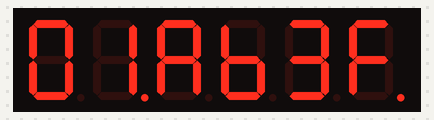
A sketch run on a simulated Arduino Uno, built with avr-gcc and run on an emulated ATmega328P. Parts: 6-digit seven-segment display.

Above: at 1.2 s.
At 11.6 s:
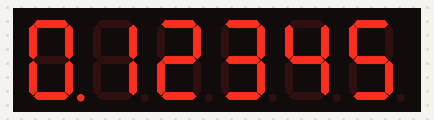
At 15.7 s:
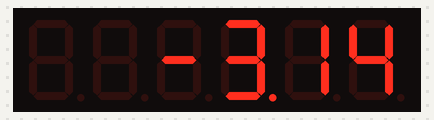
At 30.9 s:
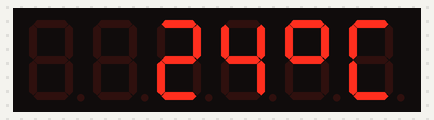
At 34.73 s:
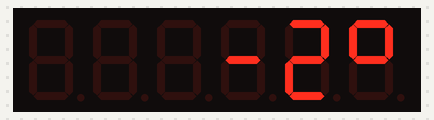
At 38.8 s:
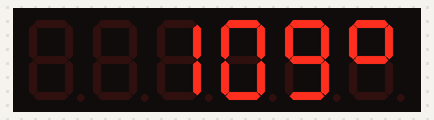

Measured:
- what the display in image 1 shows lasts 2.0 s, from 11.5 s to 13.5 s
- what the display in image 5 shows lasts 1.1 s, from 38.7 s to 39.8 s

The sketch:

Six_7seg_TM1637.ino
```cpp
/*
  Six 7seg display with TM1637 driver chip

  - VDD supply is 3.3V - 5V.

  - Segments and dot:

         A
        ---
    F  |   |  B
        -G-
    E  |   |  C
        --- .
         D    DP
*/
#include <TM1637TinyDisplay6.h> // TM1637TinyDisplay library by Jason Cox

const byte CLK_PIN = 2;
const byte DIO_PIN = 3;

// Create display object of type TM1637TinyDisplay6
TM1637TinyDisplay6 display(CLK_PIN, DIO_PIN);

// Display array
uint8_t displayData[] = {0xff, 0xff, 0xff, 0xff, 0xff, 0xff};

// Set the individual segments per digit to spell words or create other symbols
const uint8_t done[] = {
  SEG_G | SEG_DP,                                  // -.
  SEG_B | SEG_C | SEG_D | SEG_E | SEG_G,           // d
  SEG_A | SEG_B | SEG_C | SEG_D | SEG_E | SEG_F,   // O
  SEG_C | SEG_E | SEG_G,                           // n
  SEG_A | SEG_D | SEG_E | SEG_F | SEG_G | SEG_DP,  // E.
  SEG_G                                            // -
};

// Create degree celsius symbol
const uint8_t celsius[] = {
  SEG_A | SEG_B | SEG_F | SEG_G,  // Circle
  SEG_A | SEG_D | SEG_E | SEG_F   // C
};

void setup()
{
  // Set brightness
  display.setBrightness(5);

  // Flip display upside down
  // (useful when we mounted it the wrong way)
  display.flipDisplay(false);

  // Set the delay used to scroll a string with more than 4 chars
  display.setScrolldelay(200);  // library default is DEFAULT_SCROLL_DELAY which is 100 ms

  // Clear display
  display.clear();

  // Wait a moment
  delay(1000);
}

void loop()
{
  // Encode digits and show with a brightness from 0 (lowes brightness)
  // to 7 (highest brightness).
  // Pass a number between 0 to 15; the numbers between 10-15 are
  // converted to the hexadecimal digits: A, b, C, d, E, F
  displayData[0] = display.encodeDigit(0);
  displayData[1] = display.encodeDigit(1) | SEG_DP; // add dot / colon
  displayData[2] = display.encodeDigit(10);
  displayData[3] = display.encodeDigit(11);
  displayData[4] = display.encodeDigit(3);
  displayData[5] = display.encodeDigit(15) | SEG_DP; // add dot / colon
  for (int k = 0; k < 8; k++)
  {
    display.setBrightness(k);
    display.setSegments(displayData);
    delay(500);
  }
  delay(1000);
  display.clear();
  delay(1000);

  // Show counter from -9 to 10
  for (int i = -9 ; i < 11 ; i++)
  {
    display.showNumber(i);
    delay(70);
  }
  delay(1000);
  display.clear();
  delay(1000);

  // Print floats
  display.showNumber(0.12345);
  delay(2000);
  display.showNumber(-9.81);
  delay(2000);
  display.clear();                  // that's necessary because the following only writes from position 1
  display.showNumber( -3.14,        // float or double number
                      2,            // show only this amount of digits after the decimal point
                      5,            // number of digits to write starting from the below set position,
                                    // the number will be right aligned and gets shifted left according
                                    // to the chosen amount of digits after the decimal point.
                                    // Please remember to count also the minus symbol!
                      1);           // position 0: leftmost, 5: rightmost
  delay(2000);
  display.clear();
  delay(1000);

  // Print numbers in different locations
  for (int i = 0; i < 6; i++)
  {
    display.showNumber(i,           // number
                       false,       // leading zeros?
                       1,           // number of digits to write starting from the below set position,
                                    // the number will be right aligned and padded with zeros if the
                                    // above is true or with blanks if it's false.
                                    // Please remember to count also the minus symbol!
                       i);          // position 0: leftmost, 5: rightmost
    delay(500);
    display.clear();
  }
  delay(1000);
  display.clear();
  delay(1000);

  // Print 1234 with a dot or a colon (there exist different display types)
  // - For displays with dots between each digit:
  //   0.000   <-> 0b10000000
  //   00.00   <-> 0b01000000
  //   000.0   <-> 0b00100000
  //   0000.   <-> 0b00010000
  //   0.0.0.0 <-> 0b11100000
  // - For displays with just a colon:
  //   00:00   <-> 0b01000000
  // - For displays with dots and a colon:
  //   0.0:0.0 <-> 0b11100000
  display.showNumberDec(123456,     // number
                        0b11111100, // dots or colon
                        false,      // no leading zeros
                        6,          // number of digits to update
                        0);         // position 0: leftmost, 5: rightmost
  delay(2000);
  display.clear();
  delay(1000);

  // Level indicator
  for (int x = 0; x <= 100; x = x + 10)
  {
    display.showLevel(x,            // 0 .. 100
                      false);       // not horizontal
    delay(50);
  }
  for (int x = 100; x >= 0; x = x - 10)
  {
    display.showLevel(x,            // 100 .. 0
                      false);       // not horizontal
    delay(50);
  }
  delay(1000);
  display.clear();
  delay(1000);

  // Print temperature 1
  int temperature = 24;
  display.showNumber( temperature,  // number
                      false,        // no leading zeros
                      4,            // length
                      0);           // position
  display.setSegments(celsius,      // degree mark + C
                      2,            // length
                      4);           // position
  delay(2000);
  display.clear();
  delay(1000);

  // Print temperature 2
  display.showString( "\xB0",       // degree mark
                      1,            // length
                      5);           // position
  for (int x = -20; x < 110; x++)
  {
    display.showNumber( x,          // number
                        false,      // no leading zeros
                        5,          // length
                        0);         // position
    delay(10);
  }
  delay(1000);
  display.clear();
  delay(1000);

  // Say -BLUE- and HELLO YO
  display.showString("-BLUE-");
  delay(2000);
  display.clear();
  delay(1000);
  display.showString_P(PSTR("HELLO YO"));
  delay(1000);
  display.clear();
  delay(1000);

  // Manually say -DONE-
  display.setSegments(done);
  delay(2000);
  display.clear();
  delay(1000);
}
```
